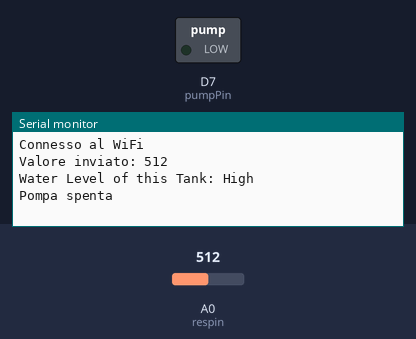
The sketch below on a simulated Arduino MKR. On the bench: switched loads named in the sketch (green lamp = pin HIGH), the last lines printed to the serial monitor. The inputs (shaded band) are chosen by the test bench; at power-on: A0 (respin) = 512. WiFi joins after 1.5 s; servers stay silent unless stated.

Above: at 2.7 s.
2.8 s: A0 (respin) set to 122
At 4.3 s:
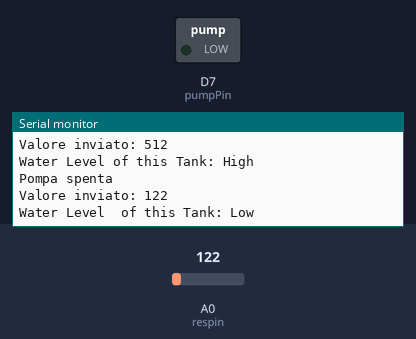
7.0 s: A0 (respin) set to 0
At 8.3 s:
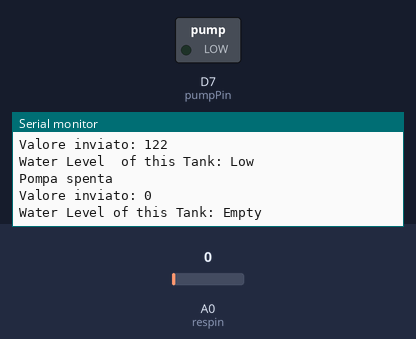
Timing chart, 0 to 10.0 s (numbered marks = the images above; inputs shaded):
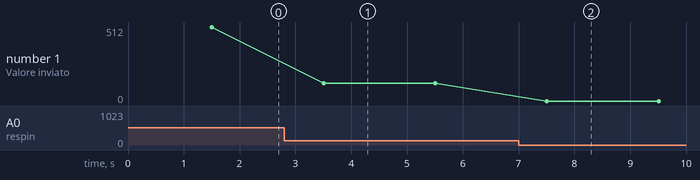

The sketch:

Slave.ino
```cpp
#include <WiFi101.h>
#include <WiFiUdp.h>
#include <stdlib.h>
#include "secret2.h"


int resval = 0;                        // holds the valuel
int respin = A0;                        // sensor pin used
const int pumpPin = 7;              // Pin digitale per controllare la pompa


// Credenziali WiFi
//char ssid[] = "Iphone di Silvia";           // SSID della rete WiFi
//char pass[] = "ciauciau";       // Password della rete WiFi


// Credenziali WiFi
char ssid[] = "Giulia";           // SSID della rete WiFi
char pass[] = "giuxxxxx";       // Password della rete WiFi

//char ssid[] = "Scx";           // SSID della rete WiFi
//char pass[] = "coppolino1";       // Password della rete WiFi

//Credenziali WiFi
//char ssid[] = "Redmi Note 9 Pro";           // SSID della rete WiFi
//char pass[] = "angela123";       // Password della rete WiFi

// Indirizzo IP e porta del secondo Arduino
IPAddress remoteIP(192, 168, 158, 222);  // Cambia con l'indirizzo IP del secondo Arduino
unsigned int remotePort = 8888;        // Porta su cui ascolta il secondo Arduino

WiFiUDP Udp;
unsigned int localPort = 8888;         // Porta su cui ascolta questo Arduino

void setup() {
  Serial.begin(9600);
  while (!Serial) {
    ; // Attende che la porta seriale sia connessa
  }

  // Connessione alla rete WiFi
  WiFi.begin(ssid, pass);
  while (WiFi.status() != WL_CONNECTED) {
    delay(500);
    Serial.print(".");
  }
  Serial.println("Connesso al WiFi");

  Udp.begin(localPort);

  // Inizializza il pin della pompa come output
  pinMode(pumpPin, OUTPUT);
  digitalWrite(pumpPin, LOW); // Assicura che la pompa sia spenta all'inizio
}

void loop() {

  resval = analogRead(respin); //Read data from analog pin and store it to resval variable

  // Invia il valore al secondo Arduino
  Udp.beginPacket(remoteIP, remotePort);
  Udp.print(resval);
  Udp.endPacket();

  Serial.println("Valore inviato: " + String(resval));
  if (resval<=Low1){
  Serial.println("Water Level of this Tank: Empty");
  }
  else if (resval>Low1 && resval<=Medium1){
  Serial.println("Water Level  of this Tank: Low");
  }

  else if (resval>Medium1 && resval<=High1){
  Serial.println("Water Level of this Tank: Medium");
  }

  else if (resval>High1){
  Serial.println("Water Level of this Tank: High");
  }

  delay(1000);  // Attende 2 secondi prima di inviare nuovi dati

  // Riceve il valore dall'altro Arduino
  char packetBuffer[255];  // Buffer per memorizzare i pacchetti ricevuti
  int packetSize = Udp.parsePacket();
  int flag=0;
  if (packetSize) {
    int len = Udp.read(packetBuffer, 255);
    if (len > 0) {
      packetBuffer[len] = 0;  // Null-terminate the string
    }
    Serial.println("Valore ricevuto: " + String(packetBuffer));
    flag = atoi(packetBuffer);
    Serial.println("flag");
    Serial.println(flag);
  }

    if (flag==1){
    digitalWrite(pumpPin, HIGH);
    Serial.println("Pompa accesa");
    }
    else{
      //Spegne la pompa
    digitalWrite(pumpPin, LOW);
    Serial.println("Pompa spenta");
  }

  delay(1000);  // Attende 1 secondi prima di ricevere nuovi dati
}
```

secret2.h
```cpp
// secret2.h

#ifndef SECRET2_H
#define SECRET2_H

// Definizione delle variabili intere
const int Low1 = 50;
const int Medium1 = 220;
const int High1 = 270;


#endif // SECRET2_H
```

Measured:
- after the input at 2.8 s, the serial monitor: prints a new line after 0.70 s (image 1)
- after the input at 7.0 s, the serial monitor: prints a new line after 0.51 s (image 2)
- plotted number 1: 512 → 122 after the input at 2.8 s, 122 → 0 after the input at 7.0 s
